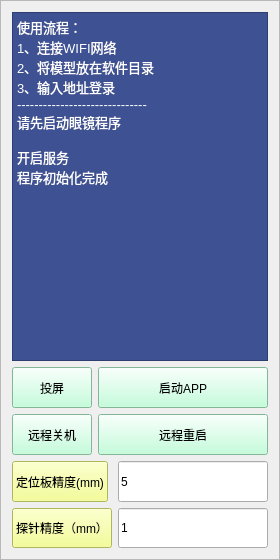
     <widget class="QFrame" name="frame_2">
      <property name="minimumSize">
       <size>
        <width>200</width>
        <height>560</height>
       </size>
      </property>
      <property name="frameShape">
       <enum>QFrame::StyledPanel</enum>
      </property>
      <property name="frameShadow">
       <enum>QFrame::Raised</enum>
      </property>
      <layout class="QVBoxLayout" name="verticalLayout" stretch="4,1,1">
       <item>
        <widget class="QTextEdit" name="stateText">
         <property name="sizePolicy">
          <sizepolicy hsizetype="Preferred" vsizetype="Preferred">
           <horstretch>0</horstretch>
           <verstretch>0</verstretch>
          </sizepolicy>
         </property>
         <property name="minimumSize">
          <size>
           <width>0</width>
           <height>0</height>
          </size>
         </property>
         <property name="maximumSize">
          <size>
           <width>167777</width>
           <height>16777215</height>
          </size>
         </property>
         <property name="styleSheet">
          <string notr="true">font: 8pt &quot;Times New Roman&quot;;
color: rgb(255, 255, 255);
background-color: rgb(61, 81, 147);</string>
         </property>
         <property name="readOnly">
          <bool>true</bool>
         </property>
         <property name="html">
          <string>&lt;!DOCTYPE HTML PUBLIC &quot;-//W3C//DTD HTML 4.0//EN&quot; &quot;http://www.w3.org/TR/REC-html40/strict.dtd&quot;&gt;
&lt;html&gt;&lt;head&gt;&lt;meta name=&quot;qrichtext&quot; content=&quot;1&quot; /&gt;&lt;style type=&quot;text/css&quot;&gt;
p, li { white-space: pre-wrap; }
&lt;/style&gt;&lt;/head&gt;&lt;body style=&quot; font-family:'Times New Roman'; font-size:8pt; font-weight:400; font-style:normal;&quot;&gt;
&lt;p align=&quot;justify&quot; style=&quot; margin-top:0px; margin-bottom:0px; margin-left:0px; margin-right:0px; -qt-block-indent:0; text-indent:0px;&quot;&gt;&lt;span style=&quot; font-size:10pt;&quot;&gt;使用流程：&lt;/span&gt;&lt;/p&gt;
&lt;p align=&quot;justify&quot; style=&quot; margin-top:0px; margin-bottom:0px; margin-left:0px; margin-right:0px; -qt-block-indent:0; text-indent:0px;&quot;&gt;&lt;span style=&quot; font-size:10pt;&quot;&gt;1、连接WIFI网络&lt;/span&gt;&lt;/p&gt;
&lt;p align=&quot;justify&quot; style=&quot; margin-top:0px; margin-bottom:0px; margin-left:0px; margin-right:0px; -qt-block-indent:0; text-indent:0px;&quot;&gt;&lt;span style=&quot; font-size:10pt;&quot;&gt;2、将模型放在软件目录&lt;/span&gt;&lt;/p&gt;
&lt;p align=&quot;justify&quot; style=&quot; margin-top:0px; margin-bottom:0px; margin-left:0px; margin-right:0px; -qt-block-indent:0; text-indent:0px;&quot;&gt;&lt;span style=&quot; font-size:10pt;&quot;&gt;3、输入地址登录&lt;/span&gt;&lt;/p&gt;
&lt;p style=&quot; margin-top:0px; margin-bottom:0px; margin-left:0px; margin-right:0px; -qt-block-indent:0; text-indent:0px;&quot;&gt;&lt;span style=&quot; font-size:10pt;&quot;&gt;------------------------------&lt;/span&gt;&lt;/p&gt;
&lt;p style=&quot; margin-top:0px; margin-bottom:0px; margin-left:0px; margin-right:0px; -qt-block-indent:0; text-indent:0px;&quot;&gt;&lt;span style=&quot; font-size:10pt;&quot;&gt;请先启动眼镜程序&lt;/span&gt;&lt;/p&gt;
&lt;p style=&quot;-qt-paragraph-type:empty; margin-top:0px; margin-bottom:0px; margin-left:0px; margin-right:0px; -qt-block-indent:0; text-indent:0px; font-size:10pt;&quot;&gt;&lt;br /&gt;&lt;/p&gt;
&lt;p style=&quot; margin-top:0px; margin-bottom:0px; margin-left:0px; margin-right:0px; -qt-block-indent:0; text-indent:0px;&quot;&gt;&lt;span style=&quot; font-size:10pt;&quot;&gt;开启服务&lt;/span&gt;&lt;/p&gt;
&lt;p style=&quot; margin-top:0px; margin-bottom:0px; margin-left:0px; margin-right:0px; -qt-block-indent:0; text-indent:0px;&quot;&gt;&lt;span style=&quot; font-size:10pt;&quot;&gt;程序初始化完成&lt;/span&gt;&lt;/p&gt;&lt;/body&gt;&lt;/html&gt;</string>
         </property>
        </widget>
       </item>
       <item>
        <layout class="QFormLayout" name="formLayout">
         <item row="0" column="0">
          <widget class="QPushButton" name="castVideo">
           <property name="sizePolicy">
            <sizepolicy hsizetype="Expanding" vsizetype="Expanding">
             <horstretch>0</horstretch>
             <verstretch>0</verstretch>
            </sizepolicy>
           </property>
           <property name="minimumSize">
            <size>
             <width>0</width>
             <height>0</height>
            </size>
           </property>
           <property name="focusPolicy">
            <enum>Qt::ClickFocus</enum>
           </property>
           <property name="styleSheet">
            <string notr="true">background-color: rgb(180, 255, 210);</string>
           </property>
           <property name="text">
            <string>投屏</string>
           </property>
           <property name="checkable">
            <bool>false</bool>
           </property>
          </widget>
         </item>
         <item row="0" column="1">
          <widget class="QPushButton" name="appListBtn">
           <property name="enabled">
            <bool>true</bool>
           </property>
           <property name="sizePolicy">
            <sizepolicy hsizetype="Expanding" vsizetype="Expanding">
             <horstretch>0</horstretch>
             <verstretch>0</verstretch>
            </sizepolicy>
           </property>
           <property name="minimumSize">
            <size>
             <width>0</width>
             <height>0</height>
            </size>
           </property>
           <property name="styleSheet">
            <string notr="true">background-color: rgb(180, 255, 210);</string>
           </property>
           <property name="text">
            <string>启动APP</string>
           </property>
           <property name="checkable">
            <bool>false</bool>
           </property>
          </widget>
         </item>
         <item row="1" column="0">
          <widget class="QPushButton" name="shutdown">
           <property name="enabled">
            <bool>true</bool>
           </property>
           <property name="sizePolicy">
            <sizepolicy hsizetype="Expanding" vsizetype="Expanding">
             <horstretch>0</horstretch>
             <verstretch>0</verstretch>
            </sizepolicy>
           </property>
           <property name="minimumSize">
            <size>
             <width>0</width>
             <height>0</height>
            </size>
           </property>
           <property name="focusPolicy">
            <enum>Qt::ClickFocus</enum>
           </property>
           <property name="styleSheet">
            <string notr="true">background-color: rgb(180, 255, 210);</string>
           </property>
           <property name="text">
            <string>远程关机</string>
           </property>
          </widget>
         </item>
         <item row="1" column="1">
          <widget class="QPushButton" name="restart">
           <property name="enabled">
            <bool>true</bool>
           </property>
           <property name="sizePolicy">
            <sizepolicy hsizetype="Expanding" vsizetype="Expanding">
             <horstretch>0</horstretch>
             <verstretch>0</verstretch>
            </sizepolicy>
           </property>
           <property name="minimumSize">
            <size>
             <width>0</width>
             <height>0</height>
            </size>
           </property>
           <property name="focusPolicy">
            <enum>Qt::ClickFocus</enum>
           </property>
           <property name="styleSheet">
            <string notr="true">background-color: rgb(180, 255, 210);</string>
           </property>
           <property name="text">
            <string>远程重启</string>
           </property>
          </widget>
         </item>
        </layout>
       </item>
       <item>
        <layout class="QFormLayout" name="formLayout_2">
         <item row="0" column="0">
          <widget class="QPushButton" name="boardBtn">
           <property name="sizePolicy">
            <sizepolicy hsizetype="Expanding" vsizetype="Expanding">
             <horstretch>0</horstretch>
             <verstretch>0</verstretch>
            </sizepolicy>
           </property>
           <property name="minimumSize">
            <size>
             <width>0</width>
             <height>0</height>
            </size>
           </property>
           <property name="styleSheet">
            <string notr="true">background-color: rgb(242, 255, 123);</string>
           </property>
           <property name="text">
            <string>定位板精度(mm)</string>
           </property>
          </widget>
         </item>
         <item row="0" column="1">
          <widget class="QLineEdit" name="bline">
           <property name="sizePolicy">
            <sizepolicy hsizetype="Expanding" vsizetype="Expanding">
             <horstretch>0</horstretch>
             <verstretch>0</verstretch>
            </sizepolicy>
           </property>
           <property name="styleSheet">
            <string notr="true">font: 14pt &quot;Times New Roman&quot;;</string>
           </property>
           <property name="text">
            <string>5</string>
           </property>
          </widget>
         </item>
         <item row="1" column="0">
          <widget class="QPushButton" name="stylusBtn">
           <property name="sizePolicy">
            <sizepolicy hsizetype="Expanding" vsizetype="Expanding">
             <horstretch>0</horstretch>
             <verstretch>0</verstretch>
            </sizepolicy>
           </property>
           <property name="minimumSize">
            <size>
             <width>0</width>
             <height>0</height>
            </size>
           </property>
           <property name="styleSheet">
            <string notr="true">background-color: rgb(242, 255, 123);</string>
           </property>
           <property name="text">
            <string>探针精度（mm）</string>
           </property>
          </widget>
         </item>
         <item row="1" column="1">
          <widget class="QLineEdit" name="sline">
           <property name="sizePolicy">
            <sizepolicy hsizetype="Expanding" vsizetype="Expanding">
             <horstretch>0</horstretch>
             <verstretch>0</verstretch>
            </sizepolicy>
           </property>
           <property name="styleSheet">
            <string notr="true">font: 14pt &quot;Times New Roman&quot;;</string>
           </property>
           <property name="text">
            <string>1</string>
           </property>
          </widget>
         </item>
        </layout>
       </item>
      </layout>
     </widget>
